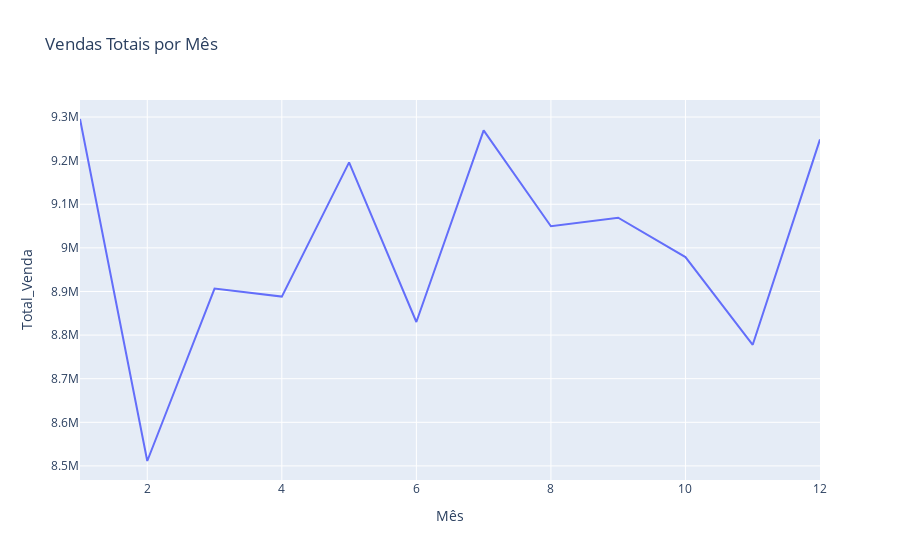

Notebook source saved alongside this figure:
### Markdown cell above
3. Análise Exploratória de Dados (EDA)

### Code cell
# Vendas totais por mês
vendas_por_mes = df.groupby('Mês')['Total_Venda'].sum().reset_index()
fig_mes = px.line(vendas_por_mes, x='Mês', y='Total_Venda', title='Vendas Totais por Mês')
fig_mes.show()

### Figure 1 — Plotly figure (JSON) as saved in the notebook; plotly's stock layout.template omitted (floating-point values rounded to 4 significant figures)
{"data": [{"hovertemplate": "Mês=%{x}<br>Total_Venda=%{y}<extra></extra>", "legendgroup": "", "line": {"color": "#636efa", "dash": "solid"}, "marker": {"symbol": "circle"}, "mode": "lines", "name": "", "orientation": "v", "showlegend": false, "type": "scatter", "x": [1, 2, 3, 4, 5, 6, 7, 8, 9, 10, 11, 12], "xaxis": "x", "y": [9295471, 8511313, 8906733, 8888271, 9196092, 8830007, 9269292, 9049569, 9069071, 8978837, 8777744, 9248634], "yaxis": "y"}], "layout": {"legend": {"tracegroupgap": 0}, "title": {"text": "Vendas Totais por Mês"}, "xaxis": {"anchor": "y", "domain": [0, 1], "title": {"text": "Mês"}}, "yaxis": {"anchor": "x", "domain": [0, 1], "title": {"text": "Total_Venda"}}}}
